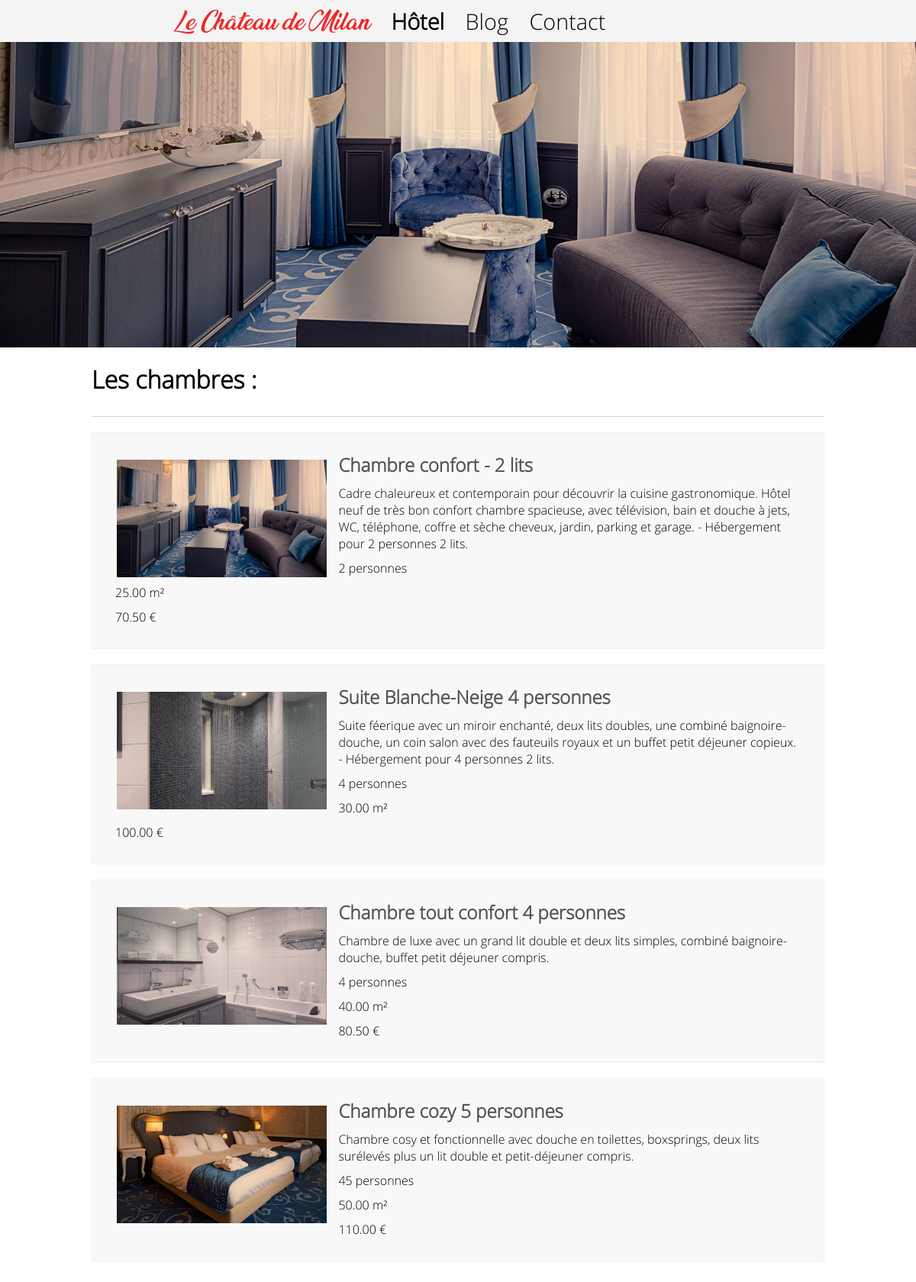
The app's page /hotel.php with its own data.
### tables this page shows
CREATE TABLE IF NOT EXISTS Chambre(
	id_chambre	INTEGER NOT NULL AUTO_INCREMENT,
	nom			VARCHAR(255) NOT NULL,
	description	TEXT NOT NULL,
	capacite	INTEGER NOT NULL,
	surface		DECIMAL(6,2) NOT NULL,
	tarif		DECIMAL(6,2) NOT NULL,
  	PRIMARY KEY (id_chambre)
);

### hotel.php (the view, shortened to what this page needs)
<!DOCTYPE html>
<html lang="fr">
  <head>
  	<link rel="stylesheet" href="css/style.css">
  </head>
  <body>
    <?php require "inc/header.php"; ?>
	<div id="contenu">
		<div id="carousel">
			<figure>
				<img src="img/chambre-1.jpg" alt="Chambre 1">
			</figure>
		</div>
<?php
  require "inc/config.php";
    if (empty($_GET["id"])) {
    echo '<section class="chambre">';
	echo '<header>';
	echo '<h1>Les chambres :</h1><hr/>';
    echo '</header>';
      $result = $conn->prepare('SELECT * FROM Chambre');
      $result->execute();
      while ($data = $result->fetch()) {
        $html = '<article>';
        $html .= '<a href="hotel.php?id=' . $data['id_chambre'] . '">';
            $html .= '<img src="img/chambres/' . $data['id_chambre'] . '_0.jpg"/>';
            $html .= '<h2>' . $data['nom'] . '</h2>';
        $html .= '</a>';
        $html .= '<p>' . $data['description'] . '</p>';
        $html .= '<p>' . $data['capacite'] . ' personnes</p>';
        $html .= '<p>' . $data['surface'] . ' m²</p>';
        $html .= '<p>' . $data['tarif'] . ' €</p>';
        $html .= '</article>';
        echo $html;
      }
  }
?>
	</div>
  </body>
</html>

### inc/header.php (shortened to what this page needs)
<header>
   <nav class="menu-horizontal">
		<a href="index.php" class="logo">Le Château de Milan</a>
     <a href="hotel.php" class="<?= $_SERVER['PHP_SELF']=="/projetMilan/hotel.php" ? "actif":"liens" ?>">Hôtel</a>
     <a href="blog.php" class="<?= $_SERVER['PHP_SELF']=="/projetMilan/blog.php" ? "actif":"liens" ?>">Blog</a>
     <a href="contact.php" class="<?= $_SERVER['PHP_SELF']=="/projetMilan/contact.php" ? "actif":"liens" ?>">Contact</a>
     </nav>
</header>

### css/style.css (style rules this page uses)
html { position: relative; min-height: 100%; }
body { font-family: "Open Sans", Helvetica, sans-serif; overflow-x:hidden; box-sizing: border-box; margin: 0 0 100px; }
section { position: relative; padding: 0px 10%; }
header > hr { height: 1px; background-color: lightgray; border: 0; }
h1 { font-weight: small; font-size: 2em; margin-top : 20px; }
h2 { font-weight: bold; }
a { color:#535352; text-decoration:none; }
@media (min-width: 865px) { .menu-horizontal a { left:10%; } }

### css/menu.css (style rules this page uses)
.menu-horizontal a { position: relative; color:black; padding: 10px; }
.menu-horizontal { padding: 8px 10%; font-size: 1.8em; background: #f4f4f4F4; }
a.logo { color:#ec2929; font-family: "Ananda Black", Helvetica, sans-serif; transition:margin-left 0.5s; }
a.actif { font-weight: bold; }
img { max-width: 100%; height: auto; }
#contenu { transition:margin-left 0.5s; overflow: hidden; }

### css/hotel.css (style rules this page uses)
div#carousel img { width: 20%; height: 50vh; float: left; object-fit: cover; margin-bottom: 20px; }
div#carousel figure { position: relative; width: 500%; margin: 0; left: 0; animation: 30s slidy infinite; }
.chambre > article { background:#f8f8f8; border: 1px solid #f0f0f0; padding: 20px; margin: 20px 0px; flex-direction: row; flex-wrap: wrap; justify-content: center; overflow:auto; }
.chambre img { min-width: 200px; width: 30%; float: left; margin: 10px 15px 0px 12px; }
.chambre h2 { margin:5px; }
.chambre p { margin:10px; }

### records on screen
chambre: shows a picture, nom "Chambre confort - 2 lits", description "Cadre chaleureux et contemporain pour découvrir la cuisine gastronomique. Hôtel neuf de très bon confort chambre spacieuse, avec télévision, bain et douche à jets, WC, téléphone, coffre et sèche cheveux, jardin, parking et garage. - Hébergement pour 2 personnes 2 lits.", capacite "2", surface "25.00", tarif "70.50"
chambre: shows a picture, nom "Suite Blanche-Neige 4 personnes", description "Suite féerique avec un miroir enchanté, deux lits doubles, une combiné baignoire-douche, un coin salon avec des fauteuils royaux et un buffet petit déjeuner copieux. - Hébergement pour 4 personnes 2 lits.", capacite "4", surface "30.00", tarif "100.00"
chambre: shows a picture, nom "Chambre tout confort 4 personnes", description "Chambre de luxe avec un grand lit double et deux lits simples, combiné baignoire-douche, buffet petit déjeuner compris.", capacite "4", surface "40.00", tarif "80.50"
chambre: shows a picture, nom "Chambre cozy 5 personnes", description "Chambre cosy et fonctionnelle avec douche en toilettes, boxsprings, deux lits surélevés plus un lit double et petit-déjeuner compris.", capacite "45", surface "50.00", tarif "110.00"
